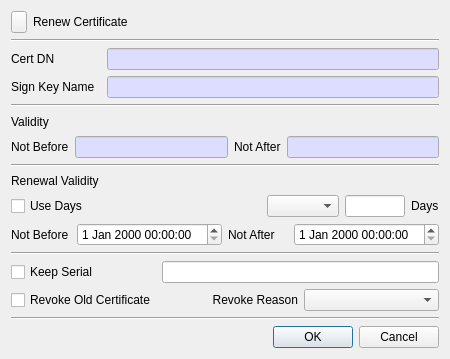
<?xml version="1.0" encoding="UTF-8"?>
<ui version="4.0">
 <class>RenewCertDlg</class>
 <widget class="QDialog" name="RenewCertDlg">
  <property name="geometry">
   <rect>
    <x>0</x>
    <y>0</y>
    <width>450</width>
    <height>359</height>
   </rect>
  </property>
  <property name="windowTitle">
   <string>Renew Certificate Window</string>
  </property>
  <layout class="QVBoxLayout" name="verticalLayout">
   <item>
    <layout class="QGridLayout" name="gridLayout_3">
     <property name="topMargin">
      <number>0</number>
     </property>
     <item row="0" column="1">
      <widget class="QLabel" name="label">
       <property name="text">
        <string>Renew Certificate</string>
       </property>
      </widget>
     </item>
     <item row="0" column="0">
      <widget class="QPushButton" name="pushButton">
       <property name="minimumSize">
        <size>
         <width>16</width>
         <height>0</height>
        </size>
       </property>
       <property name="maximumSize">
        <size>
         <width>16</width>
         <height>16777215</height>
        </size>
       </property>
       <property name="text">
        <string/>
       </property>
       <property name="icon">
        <iconset resource="certman.qrc">
         <normaloff>:/images/cert.png</normaloff>:/images/cert.png</iconset>
       </property>
      </widget>
     </item>
    </layout>
   </item>
   <item>
    <widget class="Line" name="line">
     <property name="orientation">
      <enum>Qt::Horizontal</enum>
     </property>
    </widget>
   </item>
   <item>
    <layout class="QGridLayout" name="gridLayout">
     <item row="0" column="0">
      <widget class="QLabel" name="label_2">
       <property name="minimumSize">
        <size>
         <width>90</width>
         <height>0</height>
        </size>
       </property>
       <property name="maximumSize">
        <size>
         <width>90</width>
         <height>16777215</height>
        </size>
       </property>
       <property name="text">
        <string>Cert DN</string>
       </property>
      </widget>
     </item>
     <item row="0" column="1">
      <widget class="QLineEdit" name="mCertDNText">
       <property name="palette">
        <palette>
         <active>
          <colorrole role="Base">
           <brush brushstyle="SolidPattern">
            <color alpha="255">
             <red>221</red>
             <green>221</green>
             <blue>255</blue>
            </color>
           </brush>
          </colorrole>
         </active>
         <inactive>
          <colorrole role="Base">
           <brush brushstyle="SolidPattern">
            <color alpha="255">
             <red>221</red>
             <green>221</green>
             <blue>255</blue>
            </color>
           </brush>
          </colorrole>
         </inactive>
         <disabled>
          <colorrole role="Base">
           <brush brushstyle="SolidPattern">
            <color alpha="255">
             <red>240</red>
             <green>240</green>
             <blue>240</blue>
            </color>
           </brush>
          </colorrole>
         </disabled>
        </palette>
       </property>
       <property name="readOnly">
        <bool>true</bool>
       </property>
      </widget>
     </item>
     <item row="1" column="0">
      <widget class="QLabel" name="label_3">
       <property name="minimumSize">
        <size>
         <width>90</width>
         <height>0</height>
        </size>
       </property>
       <property name="maximumSize">
        <size>
         <width>90</width>
         <height>16777215</height>
        </size>
       </property>
       <property name="text">
        <string>Sign Key Name</string>
       </property>
      </widget>
     </item>
     <item row="1" column="1">
      <widget class="QLineEdit" name="mSignKeyName">
       <property name="palette">
        <palette>
         <active>
          <colorrole role="Base">
           <brush brushstyle="SolidPattern">
            <color alpha="255">
             <red>221</red>
             <green>221</green>
             <blue>255</blue>
            </color>
           </brush>
          </colorrole>
         </active>
         <inactive>
          <colorrole role="Base">
           <brush brushstyle="SolidPattern">
            <color alpha="255">
             <red>221</red>
             <green>221</green>
             <blue>255</blue>
            </color>
           </brush>
          </colorrole>
         </inactive>
         <disabled>
          <colorrole role="Base">
           <brush brushstyle="SolidPattern">
            <color alpha="255">
             <red>240</red>
             <green>240</green>
             <blue>240</blue>
            </color>
           </brush>
          </colorrole>
         </disabled>
        </palette>
       </property>
       <property name="readOnly">
        <bool>true</bool>
       </property>
      </widget>
     </item>
    </layout>
   </item>
   <item>
    <widget class="Line" name="line_3">
     <property name="orientation">
      <enum>Qt::Horizontal</enum>
     </property>
    </widget>
   </item>
   <item>
    <widget class="QLabel" name="label_4">
     <property name="text">
      <string>Validity</string>
     </property>
    </widget>
   </item>
   <item>
    <layout class="QGridLayout" name="gridLayout_2">
     <item row="0" column="1">
      <widget class="QLineEdit" name="mNotBeforeText">
       <property name="palette">
        <palette>
         <active>
          <colorrole role="Base">
           <brush brushstyle="SolidPattern">
            <color alpha="255">
             <red>221</red>
             <green>221</green>
             <blue>255</blue>
            </color>
           </brush>
          </colorrole>
         </active>
         <inactive>
          <colorrole role="Base">
           <brush brushstyle="SolidPattern">
            <color alpha="255">
             <red>221</red>
             <green>221</green>
             <blue>255</blue>
            </color>
           </brush>
          </colorrole>
         </inactive>
         <disabled>
          <colorrole role="Base">
           <brush brushstyle="SolidPattern">
            <color alpha="255">
             <red>240</red>
             <green>240</green>
             <blue>240</blue>
            </color>
           </brush>
          </colorrole>
         </disabled>
        </palette>
       </property>
       <property name="readOnly">
        <bool>true</bool>
       </property>
      </widget>
     </item>
     <item row="0" column="0">
      <widget class="QLabel" name="label_5">
       <property name="minimumSize">
        <size>
         <width>0</width>
         <height>0</height>
        </size>
       </property>
       <property name="maximumSize">
        <size>
         <width>16777215</width>
         <height>16777215</height>
        </size>
       </property>
       <property name="text">
        <string>Not Before</string>
       </property>
      </widget>
     </item>
     <item row="0" column="2">
      <widget class="QLabel" name="label_6">
       <property name="text">
        <string>Not After</string>
       </property>
      </widget>
     </item>
     <item row="0" column="3">
      <widget class="QLineEdit" name="mNotAfterText">
       <property name="palette">
        <palette>
         <active>
          <colorrole role="Base">
           <brush brushstyle="SolidPattern">
            <color alpha="255">
             <red>221</red>
             <green>221</green>
             <blue>255</blue>
            </color>
           </brush>
          </colorrole>
         </active>
         <inactive>
          <colorrole role="Base">
           <brush brushstyle="SolidPattern">
            <color alpha="255">
             <red>221</red>
             <green>221</green>
             <blue>255</blue>
            </color>
           </brush>
          </colorrole>
         </inactive>
         <disabled>
          <colorrole role="Base">
           <brush brushstyle="SolidPattern">
            <color alpha="255">
             <red>240</red>
             <green>240</green>
             <blue>240</blue>
            </color>
           </brush>
          </colorrole>
         </disabled>
        </palette>
       </property>
       <property name="readOnly">
        <bool>true</bool>
       </property>
      </widget>
     </item>
    </layout>
   </item>
   <item>
    <widget class="Line" name="line_4">
     <property name="orientation">
      <enum>Qt::Horizontal</enum>
     </property>
    </widget>
   </item>
   <item>
    <widget class="QLabel" name="label_7">
     <property name="text">
      <string>Renewal Validity</string>
     </property>
    </widget>
   </item>
   <item>
    <layout class="QGridLayout" name="gridLayout_4">
     <item row="0" column="0">
      <widget class="QCheckBox" name="mUseDayCheck">
       <property name="minimumSize">
        <size>
         <width>90</width>
         <height>0</height>
        </size>
       </property>
       <property name="maximumSize">
        <size>
         <width>90</width>
         <height>16777215</height>
        </size>
       </property>
       <property name="text">
        <string>Use Days</string>
       </property>
      </widget>
     </item>
     <item row="0" column="4">
      <widget class="QLabel" name="mDayLabel">
       <property name="text">
        <string>Days</string>
       </property>
      </widget>
     </item>
     <item row="0" column="3">
      <widget class="QLineEdit" name="mDayText">
       <property name="minimumSize">
        <size>
         <width>60</width>
         <height>0</height>
        </size>
       </property>
       <property name="maximumSize">
        <size>
         <width>60</width>
         <height>16777215</height>
        </size>
       </property>
      </widget>
     </item>
     <item row="0" column="2">
      <widget class="QComboBox" name="mDayTypeCombo"/>
     </item>
     <item row="0" column="1">
      <spacer name="horizontalSpacer">
       <property name="orientation">
        <enum>Qt::Horizontal</enum>
       </property>
       <property name="sizeHint" stdset="0">
        <size>
         <width>40</width>
         <height>20</height>
        </size>
       </property>
      </spacer>
     </item>
    </layout>
   </item>
   <item>
    <layout class="QGridLayout" name="gridLayout_5">
     <item row="0" column="0">
      <widget class="QLabel" name="label_9">
       <property name="text">
        <string>Not Before</string>
       </property>
      </widget>
     </item>
     <item row="0" column="1">
      <widget class="QDateTimeEdit" name="mNotBeforeDateTime"/>
     </item>
     <item row="0" column="2">
      <widget class="QLabel" name="label_10">
       <property name="text">
        <string>Not After</string>
       </property>
      </widget>
     </item>
     <item row="0" column="3">
      <widget class="QDateTimeEdit" name="mNotAfterDateTime"/>
     </item>
    </layout>
   </item>
   <item>
    <widget class="Line" name="line_2">
     <property name="orientation">
      <enum>Qt::Horizontal</enum>
     </property>
    </widget>
   </item>
   <item>
    <layout class="QGridLayout" name="gridLayout_6">
     <item row="0" column="0">
      <widget class="QCheckBox" name="mKeepSerialCheck">
       <property name="text">
        <string>Keep Serial</string>
       </property>
      </widget>
     </item>
     <item row="1" column="0">
      <widget class="QCheckBox" name="mRevokeCheck">
       <property name="text">
        <string>Revoke Old Certificate</string>
       </property>
      </widget>
     </item>
     <item row="0" column="1" colspan="2">
      <widget class="QLineEdit" name="mSerialText"/>
     </item>
     <item row="1" column="2">
      <widget class="QComboBox" name="mRevokeReasonCombo"/>
     </item>
     <item row="1" column="1">
      <widget class="QLabel" name="mRevokeReasonLabel">
       <property name="text">
        <string>Revoke Reason</string>
       </property>
       <property name="alignment">
        <set>Qt::AlignRight|Qt::AlignTrailing|Qt::AlignVCenter</set>
       </property>
      </widget>
     </item>
    </layout>
   </item>
   <item>
    <widget class="Line" name="line_5">
     <property name="orientation">
      <enum>Qt::Horizontal</enum>
     </property>
    </widget>
   </item>
   <item>
    <widget class="QDialogButtonBox" name="buttonBox">
     <property name="orientation">
      <enum>Qt::Horizontal</enum>
     </property>
     <property name="standardButtons">
      <set>QDialogButtonBox::Cancel|QDialogButtonBox::Ok</set>
     </property>
    </widget>
   </item>
  </layout>
 </widget>
 <tabstops>
  <tabstop>mCertDNText</tabstop>
  <tabstop>mSignKeyName</tabstop>
  <tabstop>mNotBeforeText</tabstop>
  <tabstop>mNotAfterText</tabstop>
  <tabstop>mUseDayCheck</tabstop>
  <tabstop>mDayTypeCombo</tabstop>
  <tabstop>mDayText</tabstop>
  <tabstop>mNotBeforeDateTime</tabstop>
  <tabstop>mNotAfterDateTime</tabstop>
  <tabstop>mKeepSerialCheck</tabstop>
  <tabstop>mSerialText</tabstop>
  <tabstop>mRevokeCheck</tabstop>
  <tabstop>mRevokeReasonCombo</tabstop>
 </tabstops>
 <resources>
  <include location="certman.qrc"/>
 </resources>
 <connections>
  <connection>
   <sender>buttonBox</sender>
   <signal>accepted()</signal>
   <receiver>RenewCertDlg</receiver>
   <slot>accept()</slot>
   <hints>
    <hint type="sourcelabel">
     <x>248</x>
     <y>254</y>
    </hint>
    <hint type="destinationlabel">
     <x>157</x>
     <y>274</y>
    </hint>
   </hints>
  </connection>
  <connection>
   <sender>buttonBox</sender>
   <signal>rejected()</signal>
   <receiver>RenewCertDlg</receiver>
   <slot>reject()</slot>
   <hints>
    <hint type="sourcelabel">
     <x>316</x>
     <y>260</y>
    </hint>
    <hint type="destinationlabel">
     <x>286</x>
     <y>274</y>
    </hint>
   </hints>
  </connection>
 </connections>
</ui>
